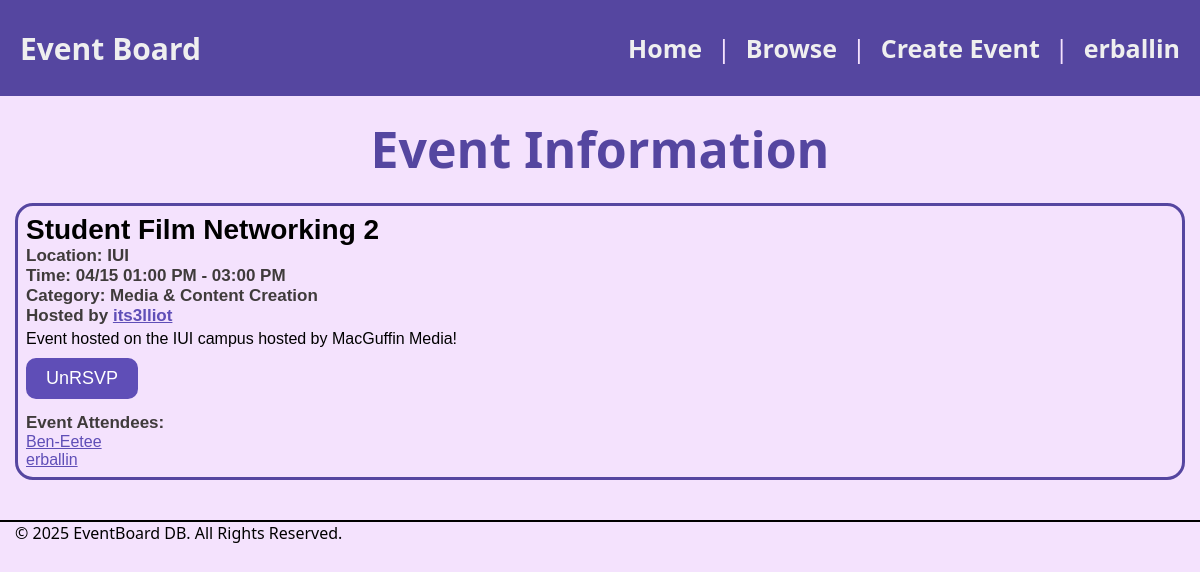
The page /event.php?eventId=3 (signed in) on the database its author committed.
### tables this page shows
CREATE TABLE `events` (
  `event_id` int(11) NOT NULL,
  `title` varchar(100) NOT NULL,
  `description` text DEFAULT NULL,
  `location` varchar(200) DEFAULT NULL,
  `start_time` datetime NOT NULL,
  `end_time` datetime NOT NULL,
  `host_id` int(11) NOT NULL,
  `board_id` int(11) DEFAULT NULL,
  `category_id` int(11) DEFAULT NULL,
  `created_at` timestamp NOT NULL DEFAULT current_timestamp(),
  `updated_at` timestamp NOT NULL DEFAULT current_timestamp() ON UPDATE current_timestamp()
);

CREATE TABLE `categories` (
  `category_id` int(11) NOT NULL,
  `name` varchar(50) NOT NULL,
  `description` text DEFAULT NULL
);

CREATE TABLE `users` (
  `user_id` int(11) NOT NULL,
  `username` varchar(50) NOT NULL,
  `email` varchar(100) NOT NULL,
  `password` text NOT NULL,
  `display_name` varchar(100) DEFAULT NULL,
  `location` varchar(100) DEFAULT NULL,
  `created_at` timestamp NOT NULL DEFAULT current_timestamp()
);

### event.php (the view, shortened to what this page needs)
<?php
include ('includes/header.php');
include ('database.php');
?>
<div class="main">Event Information</div>
<?php
if (isset($_GET['eventId']) && is_numeric($_GET['eventId'])) {
    $eventId = intval($_GET['eventId']);
    $sql = "
        SELECT
            events.event_id,
            events.title,
            events.description,
            events.location,
            events.start_time,
            events.end_time,
            events.host_id,
            events.category_id,
            events.created_at,
            users.username,
            categories.name AS category_name,
            rsvp.user_id
        FROM events
        JOIN users ON events.host_id = users.user_id
        JOIN categories ON events.category_id = categories.category_id
        LEFT JOIN rsvp ON events.event_id = rsvp.event_id
        WHERE events.event_id = ?
    ";
    $stmt = $conn->prepare($sql);
    $stmt->bind_param("i", $eventId);
    $stmt->execute();
    $result = $stmt->get_result();
    if ($result && $row = $result->fetch_assoc()) {
        $startDate = strtotime($row['start_time']);
        $endDate = strtotime($row['end_time']);
        echo "<div class='event eventFullSize'>";
        echo "<h1>" . htmlspecialchars($row['title']) . "</h1>";
        echo "<h2>Location: " . htmlspecialchars($row['location']) . "</h2>";
        if (date('Y-m-d', $startDate) === date('Y-m-d', $endDate)) {
            echo '<h2>Time: ' .  date('m/d h:i A', $startDate) . ' - ' .  date('h:i A', $endDate) . '</h2>';
        } else {
            echo '<h2>Time: ' .  date('m/d h:i A', $startDate) . ' - ' .  date('m/d h:i A', $endDate) . '</h2>';
        }
        echo "<h3>Category: " . htmlspecialchars($row['category_name']) . "</h3>";
        echo "<h3>Hosted by <a href='user.php?userId=" . htmlspecialchars($row['host_id']) . "'>" . htmlspecialchars($row['username']) . "</a></h3>";
        echo "<p style='margin-bottom: 10px;'>" . nl2br(htmlspecialchars($row['description'])) . "</p>";
        if (isset($_SESSION['user_id'])) {
            if($_SESSION['user_id'] == $row['host_id']) {
                echo '<a class="button secondary" href="event_form.php?eventId=' . htmlspecialchars($row['event_id']) . '">Edit</a>';
            } else {
                $userId = $_SESSION['user_id'];
                $rsvpCheck = $conn->prepare("SELECT 1 FROM rsvp WHERE event_id = ? AND user_id = ?");
                $rsvpCheck->bind_param("ii", $eventId, $userId);
                $rsvpCheck->execute();
                $rsvpCheck->store_result();
                $hasRsvped = $rsvpCheck->num_rows > 0;
                echo '<form method="POST" action="rsvp.php" style="margin-top: 10px;">';
                echo '<button type="submit">' . ($hasRsvped ? 'UnRSVP' : 'RSVP') . '</button>';
                echo '</form>';
            }
        } else {
            echo '<a class="button" href="signin.php">Log in to RSVP</a>';
        }
        echo "<h3 style='margin-top: 14px'>Event Attendees:</h3>";
        $rsvpQuery = $conn->prepare("
            SELECT users.user_id, users.username
            FROM rsvp
            JOIN users ON rsvp.user_id = users.user_id
            WHERE rsvp.event_id = ?
        ");
        $rsvpQuery->bind_param("i", $row['event_id']);
        $rsvpQuery->execute();
        $rsvpResult = $rsvpQuery->get_result();
        echo "<ul style='list-style: none'>";
        if ($rsvpResult->num_rows > 0) {
            while ($rsvpRow = $rsvpResult->fetch_assoc()) {
                echo "<li><a href='user.php?userId=" . htmlspecialchars($rsvpRow['user_id']) . "'>" .
                    htmlspecialchars($rsvpRow['username']) . "</a></li>";
            }
        } else {
            echo "<li>No one has RSVP’d yet.</li>";
        }
        echo "</ul>";
        echo "</div>";
    } else {
        echo "<p>Event not found.</p>";
    }
} else {
    echo "<p>Invalid event ID.</p>";
}
?>
<?php include ('includes/footer.php'); ?>

### www/css/styles.css (style rules this page uses)
* { margin: 0; padding: 0; box-sizing: border-box; }
html, body { height: 100%; font-family: sans; background-color: #f4e2fd; }
h1, h2, h3, h4, h5, h6, p { margin-bottom: 16px; }
.main { color: #5546a0; font-size: 50px; text-align: center; padding-top: 15px; padding-bottom: 20px; font-weight: 700; margin: 0 !important; }
.event { flex: 1; border: 3px solid #5546a0; border-radius: 18px; padding: 8px; font-family: sans-serif; min-width: 350px; }
.event.eventFullSize { max-width: unset !important; }
.event h1 { font-size: 28px; margin-bottom: 0px; }
.event h2, .event h3 { font-size: 17px; margin-bottom: 0px; color: rgb(63, 59, 59); }
.event p { margin: 4px 0 0 0; }
.event a { color: #5f4eb7; }
.event .button, button, a.button { background-color: #5f4eb7; border: 3px solid #5f4eb7; display: inline-block; padding: 7px 17px; font-size: 18px; color: white; text-decoration: none; border-radius: 10px; margin-right: 5px; cursor: pointer; font-family: sans-serif; }

### rows shown on the page
events: title "Student Film Networking 2", location "IUI", start_time "04/15 01:00 PM", end_time "03:00 PM", description "Event hosted on the IUI campus hosted by MacGuffin Media!"
categories: name "Media & Content Creation"
users: username "its3lliot"
users: username "Ben-Eetee"
users: username "erballin"

### other values the page prints
$_SESSION['username'] "erballin"
